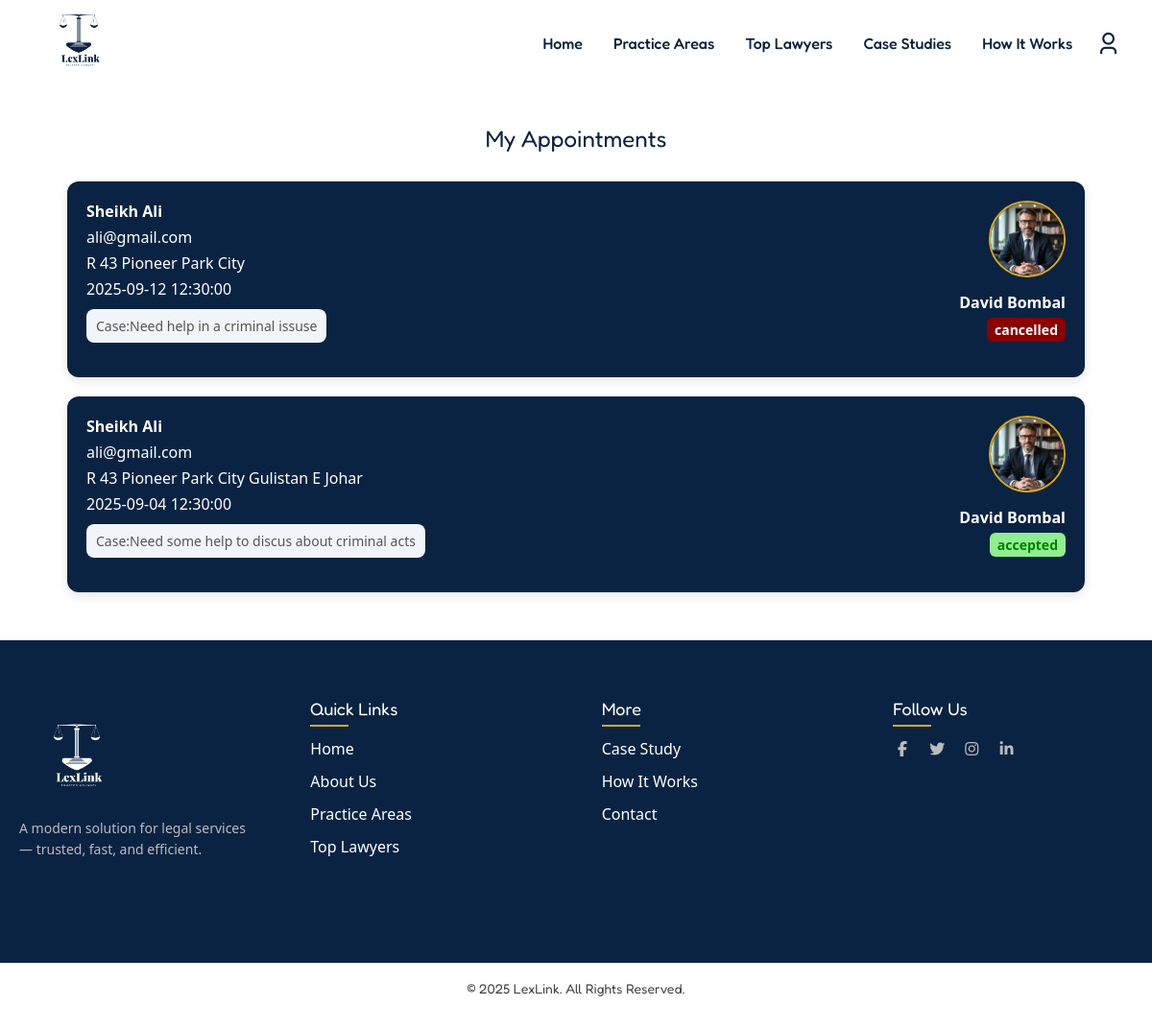
/user/appointments.php (signed in), run on the app's committed database.
### tables this page shows
CREATE TABLE `appointments` (
  `appointment_id` int(11) NOT NULL,
  `appointment_status` enum('pending','accepted','rejected','completed','cancelled') DEFAULT 'pending',
  `booker_id` int(11) NOT NULL,
  `booker_name` varchar(100) DEFAULT NULL,
  `booker_email` varchar(255) DEFAULT NULL,
  `booker_address` varchar(255) DEFAULT NULL,
  `booker_schedule` datetime DEFAULT NULL,
  `booker_message` text DEFAULT NULL,
  `booked_lawyer` int(10) UNSIGNED DEFAULT NULL
);

CREATE TABLE `lawyers` (
  `lawyer_id` int(10) UNSIGNED NOT NULL,
  `lawyer_name` varchar(255) NOT NULL,
  `lawyer_email` varchar(255) NOT NULL,
  `lawyer_password` varchar(255) NOT NULL,
  `lawyer_picture` varchar(255) DEFAULT NULL,
  `lawyer_document` varchar(255) DEFAULT NULL,
  `lawyer_category` int(11) DEFAULT NULL,
  `lawyer_city` int(11) DEFAULT NULL,
  `role` varchar(100) NOT NULL DEFAULT 'lawyer',
  `lawyer_status` enum('pending','active') DEFAULT 'pending',
  `is_lawyer_promoted` tinyint(1) DEFAULT 0,
  `created_at` timestamp NOT NULL DEFAULT current_timestamp(),
  `updated_at` timestamp NOT NULL DEFAULT current_timestamp() ON UPDATE current_timestamp()
);

### user/appointments.php (the view, shortened to what this page needs)
<?php
include_once("../includes/layouts/header.php");
?>
<?php
$userID = $_SESSION['userID'];
$userAppointment = "SELECT * FROM `appointments`
INNER JOIN `lawyers` ON appointments.booked_lawyer = lawyers.lawyer_id
WHERE `booker_id` = '$userID' ";
$appointmentResult = mysqli_query($connection, $userAppointment);
?>
<div class="appointments-container">
    <h2>My Appointments</h2>
    <?php foreach ($appointmentResult as $appointment) { ?>
        <div class="appointment-card">
            <div class="booker-info">
                <strong><?php echo $appointment['booker_name']; ?></strong>
                <span><?php echo $appointment['booker_email']; ?></span>
                <span><?php echo $appointment['booker_address']; ?></span>
                <span><?php echo $appointment['booker_schedule']; ?></span>
                <p class="message">Case:<?php echo $appointment['booker_message']; ?></p>
            </div>
            <div class="lawyer-info">
                <img src="/LexLink/lawyer/lawyer_assets/uploads/profilepic/<?php echo $appointment['lawyer_picture']; ?>" alt="Lawyer">
                <div>
                    <strong><?php echo $appointment['lawyer_name']; ?></strong>
                    <span class="status <?php echo $appointment['appointment_status']; ?>">
                        <?php echo $appointment['appointment_status']; ?></span>
                </div>
            </div>
        </div>
    <?php } ?>
</div>
<?php
include_once("../includes/layouts/footer.php");
 ?>

### assets/css/style.css (style rules this page uses)
p { margin-bottom: 1rem; }

### assets/css/custom.css (style rules this page uses)
h1, h2, h3, h4, h5, h6 { font-family: "Fredoka", serif; font-weight: 400; color: hsl(0, 0.00%, 27.80%); }
*, *::before, *::after { box-sizing: border-box; margin: 0; padding: 0; }
body { font-family: "Fredoka", serif; background-color: #ffffff; }
html { scroll-behavior: smooth; }
p { color: hsl(0, 0.00%, 27.80%); }
:root { --dark-color: #1a1423; --light-color: #fdfffc; --accent-color: #0A2342; }
strong { color: #0A2342; }
.appointments-container { max-width: 1100px; margin: 50px auto; padding: 0 20px; font-family: 'Segoe UI', Tahoma, Geneva, Verdana, sans-serif; }
.appointments-container h2 { text-align: center; color: #0A2342; margin-bottom: 30px; }
.appointment-card { display: flex; justify-content: space-between; align-items: flex-start; background: #0A2342; padding: 20px; border-radius: 12px; box-shadow: 0 4px 12px rgba(0, 0, 0, 0.1); margin-bottom: 20px; transition: transform 0.2s, box-shadow 0.2s; }
.appointment-card strong { color: white; }
.booker-info { display: flex; flex-direction: column; gap: 5px; color: white; }
.booker-info .message { font-size: 14px; color: #555; margin-top: 5px; background: #f1f5f9; padding: 8px 10px; border-radius: 8px; }
.lawyer-info { display: flex; align-items: flex-end; text-align: end; gap: 15px; flex-direction: column; }
.lawyer-info img { width: 80px; height: 80px; border-radius: 50%; object-fit: cover; border: 2px solid goldenrod; }
.lawyer-info div strong { display: block; font-size: 16px; color: white; }
.lawyer-info div span { font-size: 14px; color: #555; }
.status { display: inline-block; padding: 3px 8px; border-radius: 6px; font-size: 13px; margin-top: 5px; font-weight: 600; color: #fff; }
.status.accepted { background-color: lightgreen; color: green; }
.status.cancelled { background-color: darkred !important; color: white !important; }

### user/appointments.php (style rules this page uses)
.status.accepted { background-color: lightgreen; color: green; }
.status.cancelled { background-color: darkred !important; color: white !important; }

### data on the page
appointments: booker_name "Sheikh Ali", booker_email "ali@gmail.com", booker_address "R 43 Pioneer Park City", booker_schedule "2025-09-12 12:30:00", booker_message "Need help in a criminal issuse", booked_lawyer.lawyer_picture (picture), booked_lawyer.lawyer_name "David Bombal", appointment_status "cancelled"
appointments: booker_name "Sheikh Ali", booker_email "ali@gmail.com", booker_address "R 43 Pioneer Park City Gulistan E Johar", booker_schedule "2025-09-04 12:30:00", booker_message "Need some help to discus about criminal acts", booked_lawyer.lawyer_picture (picture), booked_lawyer.lawyer_name "David Bombal", appointment_status "accepted"
